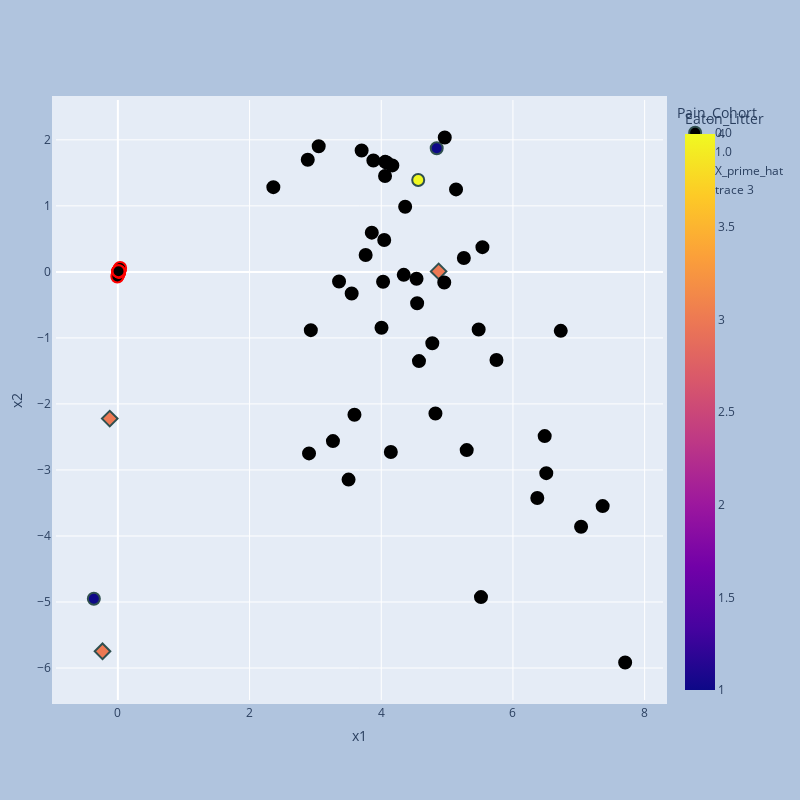

Source (notebook cell):
### Code cell
import plotly.express as px
# cmap is red to blue
# encoded_df 
Edf = pd.DataFrame(X_encoded[:, 0:2], columns=['x1', 'x2'])
Edf['Pain_Cohort'] = Y_test[:,0]
Edf['Eaton_Litter'] = Y_test[:,1]
# make the pain cohort categorical
Edf['Pain_Cohort'] = Edf['Pain_Cohort'].astype('category')
# now make the pain 1 category * and 0 category o
#Edf['Pain_Cohort'] = Edf['Pain_Cohort'].apply(lambda x: '*' if x == 1 else 'o')
fig = px.scatter(Edf, x='x1', y='x2', color='Eaton_Litter', symbol='Pain_Cohort', hover_data=['Eaton_Litter'])
# make the size of the pain cohort bigger
# fig.update_traces(marker=dict(size=12,
#                                 line=dict(width=2,
#                                             color='DarkSlateGrey')),
#                     selector=dict(mode='markers', symbol='*')) 
# # make the markers bigger with nicer backgrounds
fig.update_traces(marker=dict(size=12,
                                line=dict(width=2,
                                            color='DarkSlateGrey')),
                    selector=dict(mode='markers'))
# we want to really emphasize the Pain Cohort == 1 group. lets make the marker size much larger
fig.update_traces(marker=dict(size=209,
                                line=dict(width=2,
                                            color='DarkSlateGrey')),
                    selector=dict(mode='markers', symbol='o'))
# make the figure larger and have a square aspect ratio
fig.update_layout(
    autosize=False,
    width=800,
    height=800,
    margin=dict(l=50, r=50, b=100, t=100, pad=4),
    paper_bgcolor="LightSteelBlue",
)
# add the X_prime_hat as red dots
# color the using Y_prime
from plotly.subplots import make_subplots
import plotly.graph_objects as go
fig.add_trace(
    go.Scatter(
        x=X_prime_hat[:,0],
        y=X_prime_hat[:,1],
        mode="markers",
        marker=dict(
            color=Y_prime[:,0],
            size=12,
            line=dict(
                color='Red',
                width=2
            )
        ),
        name="X_prime_hat"
    )
)
# add leaveout_x to the plot
leaveout_encoded = reg.estimator.encode(to_torch(leaveout_x).to(reg.device))[0].detach().cpu().numpy()
fig.add_trace(
    go.Scatter(
        x=leaveout_encoded[:,0],
        y=leaveout_encoded[:,1],
        mode="markers",
        marker=dict(
            color='black',
            size=12,
            line=dict(
                color='black',

                width=2, 
            )
        )
    )
)


fig.show()
# save as latent space.html
fig.write_html("latent_space.html")

### Figure 1 — Plotly figure (JSON) as saved in the notebook; plotly's stock layout.template omitted (floating-point values rounded to 4 significant figures)
{"data": [{"customdata": [[1], [4], [1]], "hovertemplate": "Pain_Cohort=0.0<br>x1=%{x}<br>x2=%{y}<br>Eaton_Litter=%{marker.color}<extra></extra>", "legendgroup": "0.0", "marker": {"color": [1, 4, 1], "coloraxis": "coloraxis", "line": {"color": "DarkSlateGrey", "width": 2}, "size": 12, "symbol": "circle"}, "mode": "markers", "name": "0.0", "orientation": "v", "showlegend": true, "type": "scatter", "x": [4.842, 4.561, -0.365], "xaxis": "x", "y": [1.873, 1.392, -4.951], "yaxis": "y"}, {"customdata": [[3], [3], [3]], "hovertemplate": "Pain_Cohort=1.0<br>x1=%{x}<br>x2=%{y}<br>Eaton_Litter=%{marker.color}<extra></extra>", "legendgroup": "1.0", "marker": {"color": [3, 3, 3], "coloraxis": "coloraxis", "line": {"color": "DarkSlateGrey", "width": 2}, "size": 12, "symbol": "diamond"}, "mode": "markers", "name": "1.0", "orientation": "v", "showlegend": true, "type": "scatter", "x": [4.872, -0.1236, -0.2334], "xaxis": "x", "y": [0.007463, -2.222, -5.747], "yaxis": "y"}, {"marker": {"color": [1, 1, 1, 1, 1, 1, 0, 0, 0, 1, 1, 1, 0, 0, 0], "line": {"color": "Red", "width": 2}, "size": 12}, "mode": "markers", "name": "X_prime_hat", "type": "scatter", "x": [0.02054, 0.01991, 0.01867, 0.01646, 0.01668, 0.01772, 0.00263, 0.004438, 0.00474, 0.01392, 0.01851, 0.01375, 0.00865, 7.276e-05, 0.0178, 0.007007, 0.0194, 0.01917, 0.01301, 0.01128, 0.01038, 0.01844, 0.007899, 0.02108, 0.01173, 0.01183, 0.009373, 0.008389, 0.007511, 0.009245, 0.01235, 0.01314, 0.01142, 0.02092, 0.01578, 0.009813, 0.005857, 0.01017, -0.00815, 0.02495, 0.03377, 0.01629, 0.01514, 0.01105, 0.009789], "y": [0.03479, 0.01844, 0.03025, 0.01748, 0.02381, 0.02227, -0.001421, 0.0023, -0.007078, -0.003155, 0.01022, -0.003704, 0.002373, -0.05168, 0.01236, -0.002311, 0.008748, -0.004705, 0.01095, -0.01181, -0.01748, 0.005624, 0.002481, 0.009216, -0.01236, 0.01627, 0.01178, 0.008647, 0.006213, 0.009682, -0.01601, -0.01025, 0.001908, 0.01028, 0.005988, 0.01427, -0.03292, -0.01704, -0.06995, 0.02867, 0.05952, 0.003574, -0.0002999, 0.01096, 0.009388]}, {"marker": {"color": "black", "line": {"color": "black", "width": 2}, "size": 12}, "mode": "markers", "type": "scatter", "x": [2.884, 3.702, 3.05, 4.004, 3.359, 3.551, 5.537, 5.254, 5.136, 2.903, 3.593, 4.145, 5.479, 5.515, 4.573, 6.726, 4.06, 4.964, 4.775, 5.298, 6.506, 4.09, 4.363, 4.168, 3.503, 4.028, 4.341, 4.045, 4.957, 4.536, 7.363, 6.482, 5.75, 3.88, 4.057, 3.763, 7.035, 6.37, 7.704, 2.93, 2.361, 3.266, 4.823, 4.545, 3.856], "y": [1.698, 1.838, 1.903, -0.8453, -0.1454, -0.3283, 0.3751, 0.2094, 1.25, -2.749, -2.165, -2.729, -0.8726, -4.926, -1.351, -0.8932, 1.667, 2.036, -1.081, -2.699, -3.049, 1.651, 0.9864, 1.613, -3.146, -0.1494, -0.04499, 0.483, -0.1615, -0.1029, -3.548, -2.487, -1.335, 1.687, 1.452, 0.2565, -3.86, -3.426, -5.916, -0.8824, 1.284, -2.563, -2.146, -0.4744, 0.5947]}], "layout": {"autosize": false, "coloraxis": {"colorbar": {"title": {"text": "Eaton_Litter"}}, "colorscale": [[0, "#0d0887"], [0.1111, "#46039f"], [0.2222, "#7201a8"], [0.3333, "#9c179e"], [0.4444, "#bd3786"], [0.5556, "#d8576b"], [0.6667, "#ed7953"], [0.7778, "#fb9f3a"], [0.8889, "#fdca26"], [1, "#f0f921"]]}, "height": 800, "legend": {"title": {"text": "Pain_Cohort"}, "tracegroupgap": 0}, "margin": {"b": 100, "l": 50, "pad": 4, "r": 50, "t": 100}, "paper_bgcolor": "LightSteelBlue", "width": 800, "xaxis": {"anchor": "y", "domain": [0, 1], "title": {"text": "x1"}}, "yaxis": {"anchor": "x", "domain": [0, 1], "title": {"text": "x2"}}}}
